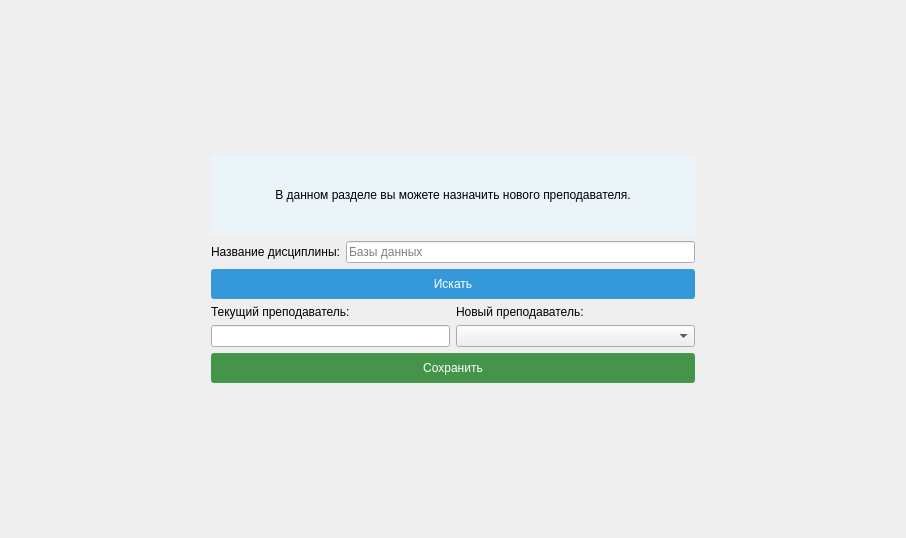
<?xml version="1.0" encoding="UTF-8"?>
<ui version="4.0">
 <class>TeachersModeration</class>
 <widget class="QWidget" name="TeachersModeration">
  <property name="geometry">
   <rect>
    <x>0</x>
    <y>0</y>
    <width>906</width>
    <height>538</height>
   </rect>
  </property>
  <property name="windowTitle">
   <string>Form</string>
  </property>
  <layout class="QHBoxLayout" name="horizontalLayout_4">
   <item>
    <layout class="QHBoxLayout" name="horizontalLayout_3">
     <item>
      <spacer name="horizontalSpacer">
       <property name="orientation">
        <enum>Qt::Horizontal</enum>
       </property>
       <property name="sizeType">
        <enum>QSizePolicy::Preferred</enum>
       </property>
       <property name="sizeHint" stdset="0">
        <size>
         <width>200</width>
         <height>20</height>
        </size>
       </property>
      </spacer>
     </item>
     <item>
      <layout class="QVBoxLayout" name="verticalLayout_4">
       <item>
        <spacer name="verticalSpacer_2">
         <property name="orientation">
          <enum>Qt::Vertical</enum>
         </property>
         <property name="sizeHint" stdset="0">
          <size>
           <width>20</width>
           <height>40</height>
          </size>
         </property>
        </spacer>
       </item>
       <item>
        <widget class="QLabel" name="label_4">
         <property name="minimumSize">
          <size>
           <width>0</width>
           <height>80</height>
          </size>
         </property>
         <property name="styleSheet">
          <string notr="true">QLabel {
    background-color: #ebf4f9;
}</string>
         </property>
         <property name="text">
          <string>В данном разделе вы можете назначить нового преподавателя.</string>
         </property>
         <property name="alignment">
          <set>Qt::AlignCenter</set>
         </property>
        </widget>
       </item>
       <item>
        <layout class="QVBoxLayout" name="verticalLayout_3">
         <item>
          <layout class="QHBoxLayout" name="horizontalLayout">
           <item>
            <widget class="QLabel" name="label">
             <property name="text">
              <string>Название дисциплины:</string>
             </property>
            </widget>
           </item>
           <item>
            <widget class="QLineEdit" name="subject_line">
             <property name="placeholderText">
              <string>Базы данных</string>
             </property>
            </widget>
           </item>
          </layout>
         </item>
         <item>
          <widget class="QPushButton" name="search_button">
           <property name="minimumSize">
            <size>
             <width>0</width>
             <height>30</height>
            </size>
           </property>
           <property name="styleSheet">
            <string notr="true">QPushButton {
    background: none repeat scroll 0 0  #3498db;
    border: 0 none;
    color: white;
    width: 100%;
    border-radius: 3px;
}

QPushButton:hover {
    border: 2px solid gray;
}</string>
           </property>
           <property name="text">
            <string>Искать</string>
           </property>
          </widget>
         </item>
         <item>
          <layout class="QHBoxLayout" name="horizontalLayout_2">
           <item>
            <layout class="QVBoxLayout" name="verticalLayout">
             <item>
              <widget class="QLabel" name="label_2">
               <property name="text">
                <string>Текущий преподаватель:</string>
               </property>
              </widget>
             </item>
             <item>
              <widget class="QLineEdit" name="current_teacher">
               <property name="placeholderText">
                <string/>
               </property>
              </widget>
             </item>
            </layout>
           </item>
           <item>
            <layout class="QVBoxLayout" name="verticalLayout_2">
             <item>
              <widget class="QLabel" name="label_3">
               <property name="text">
                <string>Новый преподаватель:</string>
               </property>
              </widget>
             </item>
             <item>
              <widget class="QComboBox" name="new_teacher_box">
               <property name="sizePolicy">
                <sizepolicy hsizetype="Expanding" vsizetype="Fixed">
                 <horstretch>0</horstretch>
                 <verstretch>0</verstretch>
                </sizepolicy>
               </property>
              </widget>
             </item>
            </layout>
           </item>
          </layout>
         </item>
         <item>
          <widget class="QPushButton" name="save_button">
           <property name="minimumSize">
            <size>
             <width>0</width>
             <height>30</height>
            </size>
           </property>
           <property name="styleSheet">
            <string notr="true">QPushButton {
    background: none repeat scroll 0 0  #44944A;
    border: 0 none;
    color: white;
    width: 100%;
    border-radius: 3px;
}

QPushButton:hover {
    border: 2px solid gray;
}</string>
           </property>
           <property name="text">
            <string>Сохранить</string>
           </property>
          </widget>
         </item>
        </layout>
       </item>
       <item>
        <spacer name="verticalSpacer">
         <property name="orientation">
          <enum>Qt::Vertical</enum>
         </property>
         <property name="sizeHint" stdset="0">
          <size>
           <width>20</width>
           <height>40</height>
          </size>
         </property>
        </spacer>
       </item>
      </layout>
     </item>
     <item>
      <spacer name="horizontalSpacer_2">
       <property name="orientation">
        <enum>Qt::Horizontal</enum>
       </property>
       <property name="sizeType">
        <enum>QSizePolicy::Preferred</enum>
       </property>
       <property name="sizeHint" stdset="0">
        <size>
         <width>200</width>
         <height>20</height>
        </size>
       </property>
      </spacer>
     </item>
    </layout>
   </item>
  </layout>
 </widget>
 <resources/>
 <connections/>
</ui>
